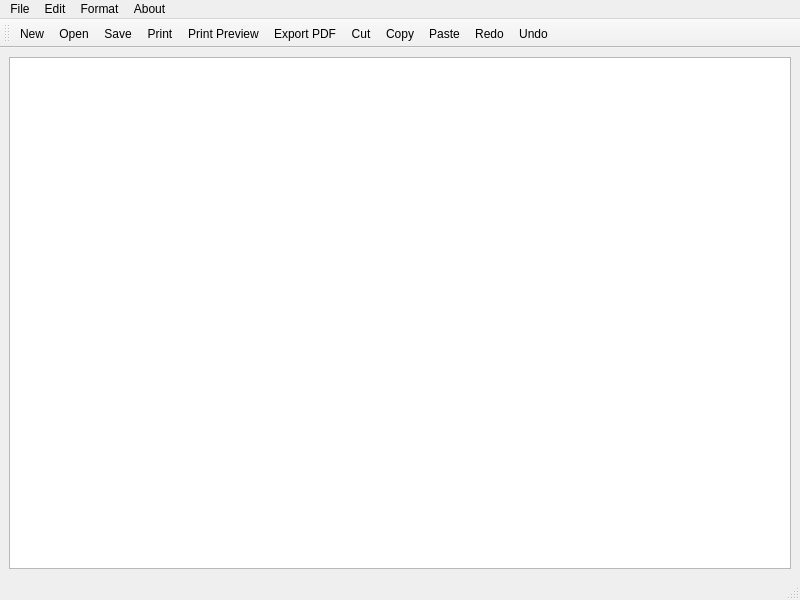
<?xml version="1.0" encoding="UTF-8"?>
<ui version="4.0">
 <class>MainWindow</class>
 <widget class="QMainWindow" name="MainWindow">
  <property name="geometry">
   <rect>
    <x>0</x>
    <y>0</y>
    <width>800</width>
    <height>600</height>
   </rect>
  </property>
  <property name="windowTitle">
   <string>Notepad App</string>
  </property>
  <widget class="QWidget" name="centralwidget">
   <layout class="QHBoxLayout" name="horizontalLayout">
    <item>
     <widget class="QTextEdit" name="textEdit"/>
    </item>
   </layout>
  </widget>
  <widget class="QMenuBar" name="menubar">
   <property name="geometry">
    <rect>
     <x>0</x>
     <y>0</y>
     <width>800</width>
     <height>26</height>
    </rect>
   </property>
   <widget class="QMenu" name="menuFile">
    <property name="title">
     <string>File</string>
    </property>
    <addaction name="actionNew"/>
    <addaction name="actionOpen"/>
    <addaction name="actionSave"/>
    <addaction name="separator"/>
    <addaction name="actionPrint"/>
    <addaction name="actionPrint_Preview"/>
    <addaction name="actionExport_PDF"/>
    <addaction name="separator"/>
    <addaction name="actionQuit"/>
   </widget>
   <widget class="QMenu" name="menuEdit">
    <property name="title">
     <string>Edit</string>
    </property>
    <addaction name="actionUndo"/>
    <addaction name="actionRedo"/>
    <addaction name="separator"/>
    <addaction name="actionCut"/>
    <addaction name="actionCopy"/>
    <addaction name="actionPaste"/>
   </widget>
   <widget class="QMenu" name="menuFormat">
    <property name="title">
     <string>Format</string>
    </property>
    <addaction name="actionBold"/>
    <addaction name="actionItalic"/>
    <addaction name="actionUnderline"/>
    <addaction name="separator"/>
    <addaction name="actionLeft"/>
    <addaction name="actionRight"/>
    <addaction name="actionCenter"/>
    <addaction name="actionJustify"/>
    <addaction name="separator"/>
    <addaction name="actionFont"/>
    <addaction name="actionColour"/>
   </widget>
   <widget class="QMenu" name="menuAbout">
    <property name="title">
     <string>About</string>
    </property>
    <addaction name="actionAbout_App"/>
   </widget>
   <addaction name="menuFile"/>
   <addaction name="menuEdit"/>
   <addaction name="menuFormat"/>
   <addaction name="menuAbout"/>
  </widget>
  <widget class="QStatusBar" name="statusbar"/>
  <widget class="QToolBar" name="toolBar">
   <property name="windowTitle">
    <string>toolBar</string>
   </property>
   <attribute name="toolBarArea">
    <enum>TopToolBarArea</enum>
   </attribute>
   <attribute name="toolBarBreak">
    <bool>false</bool>
   </attribute>
   <addaction name="actionNew"/>
   <addaction name="actionOpen"/>
   <addaction name="actionSave"/>
   <addaction name="actionPrint"/>
   <addaction name="actionPrint_Preview"/>
   <addaction name="actionExport_PDF"/>
   <addaction name="actionCut"/>
   <addaction name="actionCopy"/>
   <addaction name="actionPaste"/>
   <addaction name="actionRedo"/>
   <addaction name="actionUndo"/>
  </widget>
  <action name="actionNew">
   <property name="text">
    <string>New</string>
   </property>
   <property name="shortcut">
    <string>Ctrl+N</string>
   </property>
  </action>
  <action name="actionOpen">
   <property name="text">
    <string>Open</string>
   </property>
   <property name="shortcut">
    <string>Ctrl+O</string>
   </property>
  </action>
  <action name="actionSave">
   <property name="text">
    <string>Save</string>
   </property>
   <property name="shortcut">
    <string>Ctrl+S</string>
   </property>
  </action>
  <action name="actionPrint">
   <property name="text">
    <string>Print</string>
   </property>
   <property name="shortcut">
    <string>Ctrl+P</string>
   </property>
  </action>
  <action name="actionPrint_Preview">
   <property name="text">
    <string>Print Preview</string>
   </property>
   <property name="shortcut">
    <string>Ctrl+Shift+P</string>
   </property>
  </action>
  <action name="actionExport_PDF">
   <property name="text">
    <string>Export PDF</string>
   </property>
   <property name="shortcut">
    <string>Ctrl+E</string>
   </property>
  </action>
  <action name="actionQuit">
   <property name="text">
    <string>Quit</string>
   </property>
   <property name="shortcut">
    <string>Ctrl+Q</string>
   </property>
  </action>
  <action name="actionUndo">
   <property name="text">
    <string>Undo</string>
   </property>
   <property name="shortcut">
    <string>Ctrl+Z</string>
   </property>
  </action>
  <action name="actionRedo">
   <property name="text">
    <string>Redo</string>
   </property>
   <property name="shortcut">
    <string>Ctrl+Y</string>
   </property>
  </action>
  <action name="actionCut">
   <property name="text">
    <string>Cut</string>
   </property>
   <property name="shortcut">
    <string>Ctrl+X</string>
   </property>
  </action>
  <action name="actionCopy">
   <property name="text">
    <string>Copy</string>
   </property>
   <property name="shortcut">
    <string>Ctrl+C</string>
   </property>
  </action>
  <action name="actionPaste">
   <property name="text">
    <string>Paste</string>
   </property>
   <property name="shortcut">
    <string>Ctrl+V</string>
   </property>
  </action>
  <action name="actionBold">
   <property name="text">
    <string>Bold</string>
   </property>
   <property name="shortcut">
    <string>Ctrl+B</string>
   </property>
  </action>
  <action name="actionItalic">
   <property name="text">
    <string>Italic</string>
   </property>
   <property name="shortcut">
    <string>Ctrl+I</string>
   </property>
  </action>
  <action name="actionUnderline">
   <property name="text">
    <string>Underline</string>
   </property>
   <property name="shortcut">
    <string>Ctrl+U</string>
   </property>
  </action>
  <action name="actionLeft">
   <property name="text">
    <string>Left</string>
   </property>
   <property name="shortcut">
    <string>Ctrl+L</string>
   </property>
  </action>
  <action name="actionRight">
   <property name="text">
    <string>Right</string>
   </property>
   <property name="shortcut">
    <string>Ctrl+R</string>
   </property>
  </action>
  <action name="actionCenter">
   <property name="text">
    <string>Center</string>
   </property>
   <property name="shortcut">
    <string>Ctrl+K</string>
   </property>
  </action>
  <action name="actionJustify">
   <property name="text">
    <string>Justify</string>
   </property>
   <property name="shortcut">
    <string>Ctrl+J</string>
   </property>
  </action>
  <action name="actionFont">
   <property name="text">
    <string>Font</string>
   </property>
  </action>
  <action name="actionColour">
   <property name="text">
    <string>Colour</string>
   </property>
  </action>
  <action name="actionAbout_App">
   <property name="text">
    <string>About App</string>
   </property>
  </action>
 </widget>
 <resources/>
 <connections/>
</ui>
